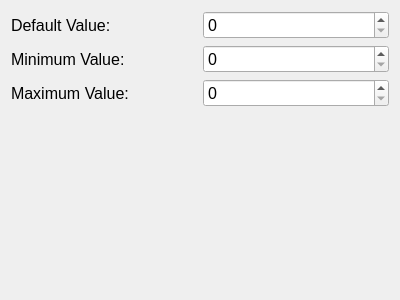
<?xml version="1.0" encoding="UTF-8"?>
<ui version="4.0">
 <class>UintEditor</class>
 <widget class="QWidget" name="UintEditor">
  <property name="geometry">
   <rect>
    <x>0</x>
    <y>0</y>
    <width>400</width>
    <height>300</height>
   </rect>
  </property>
  <property name="font">
   <font>
    <pointsize>12</pointsize>
   </font>
  </property>
  <property name="windowTitle">
   <string>Form</string>
  </property>
  <layout class="QGridLayout" name="gridLayout">
   <item row="1" column="0">
    <widget class="QLabel" name="lblMinValue">
     <property name="text">
      <string>Minimum Value:</string>
     </property>
    </widget>
   </item>
   <item row="0" column="0">
    <widget class="QLabel" name="lblDefaultValue">
     <property name="text">
      <string>Default Value:</string>
     </property>
    </widget>
   </item>
   <item row="0" column="1">
    <widget class="QSpinBox" name="sbDefaultValue"/>
   </item>
   <item row="1" column="1">
    <widget class="QSpinBox" name="sbMinValue"/>
   </item>
   <item row="2" column="0">
    <widget class="QLabel" name="lblMaxValue">
     <property name="text">
      <string>Maximum Value:</string>
     </property>
    </widget>
   </item>
   <item row="2" column="1">
    <widget class="QSpinBox" name="sbMaxValue"/>
   </item>
   <item row="3" column="0">
    <spacer name="verticalSpacer">
     <property name="orientation">
      <enum>Qt::Orientation::Vertical</enum>
     </property>
     <property name="sizeHint" stdset="0">
      <size>
       <width>20</width>
       <height>40</height>
      </size>
     </property>
    </spacer>
   </item>
  </layout>
 </widget>
 <resources/>
 <connections/>
</ui>
